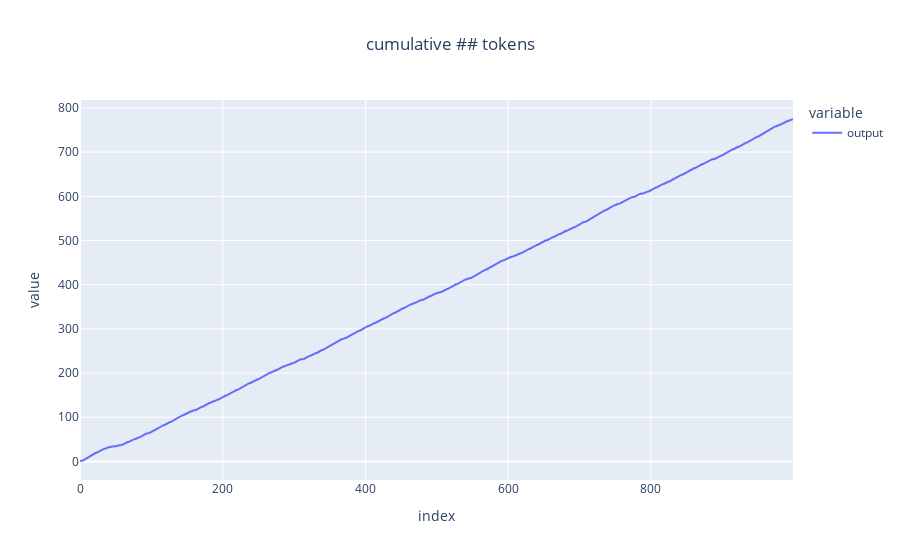

This figure's notebook cell:
### Markdown cell above
Okay, so it's obvious that the most first layer just connects the obvious bi-grams of words that didn't quite get included in the tokenizer. Let's quantify this.

### Code cell
px.line(df["output"].str.startswith("##").cumsum(), title="cumulative ## tokens").update_layout(title_x=0.5)

### Figure 1 — Plotly figure (JSON) as saved in the notebook; plotly's stock layout.template omitted (floating-point values rounded to 4 significant figures; data arrays with more than 128 entries replaced by an {"elided": "..."} marker saying what was removed)
{"data": [{"hovertemplate": "variable=output<br>index=%{x}<br>value=%{y}<extra></extra>", "legendgroup": "output", "line": {"color": "#636efa", "dash": "solid"}, "marker": {"symbol": "circle"}, "mode": "lines", "name": "output", "orientation": "v", "showlegend": true, "type": "scatter", "x": {"elided": "1000 int values"}, "xaxis": "x", "y": {"elided": "1000 int values"}, "yaxis": "y"}], "layout": {"legend": {"title": {"text": "variable"}, "tracegroupgap": 0}, "title": {"text": "cumulative ## tokens", "x": 0.5}, "xaxis": {"anchor": "y", "domain": [0, 1], "title": {"text": "index"}}, "yaxis": {"anchor": "x", "domain": [0, 1], "title": {"text": "value"}}}}
